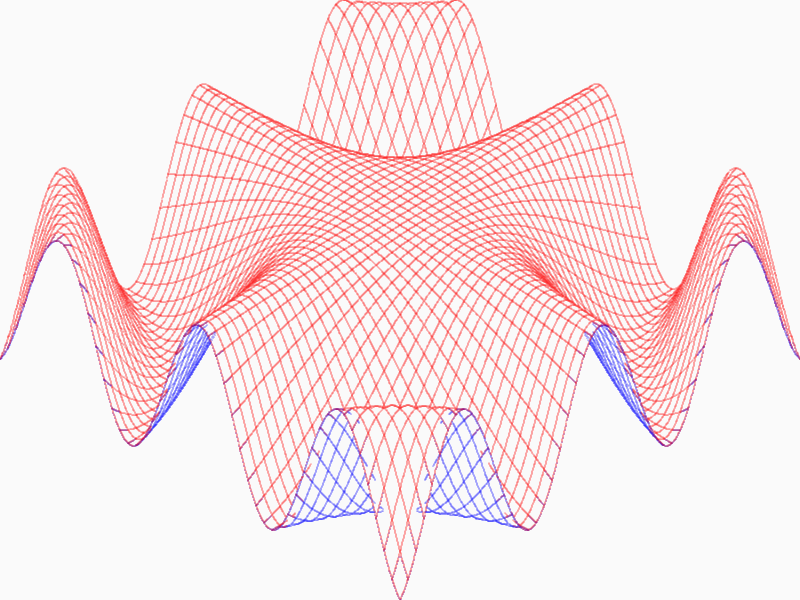
Frame 1 (no input)
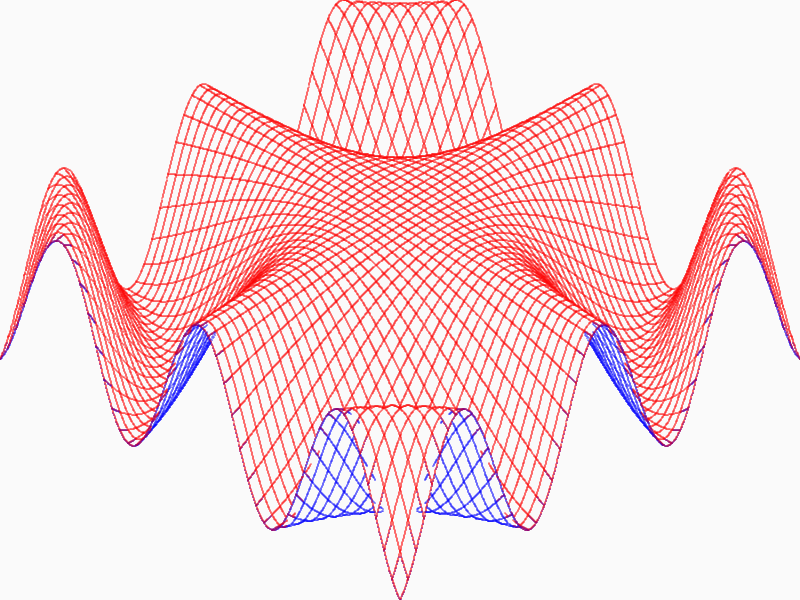
Frame 2 (the mouse pressed at the canvas centre, redrawn once)

The p5.js sketch that drew these frames (run headless with seeded random() and noise() and a simulated clock; the mouse was pressed at the canvas centre and the sketch redrawn once):

// p5.js sketch
// ── sketch.js
const func = (x, y) => cos(x*y);
// const func = (x, y) => x**2-y**2;
// const func = (x, y) => (cos(x*y))**2 + (sin(x*y))**2;
// const func = (x, y) => sin(sqrt(x*x+y*y));

const coordX = (x, y, z) => (y-x)*sqrt(3)/2;
const coordY = (x, y, z) => (x+y)/2-z;

function setup() {
	mx = 800
	my = 600
	createCanvas(mx, my)
	background(250)
	n=50
	minx=10000 
	maxx=-minx
  	miny=minx
   	maxy=maxx
   	x1=-3
   	x2=3
   	y1=-3
   	y2=3
   	t = []
   	b=[]
   	m=mx*2
}

function draw() {
	noLoop()

	for (var i=0; i <= n; i++) {
		x = x2+i*(x1-x2)/n
		for (var j=0; j<=n; j++) {
			y = y2+j*(y1-y2)/n
			z = func(x,y)
			xx = coordX(x,y,z)
			yy = coordY(x,y,z)
			if (xx > maxx) maxx=xx 
			if (yy > maxy) maxy=yy 
			if (xx < minx) minx=xx 
			if (yy < miny) miny=yy 
		}
	}

	t = []
   	b = []
	for (var i=0; i<=mx; ++i) {
		t.push(my)
		b.push(0)
	}

	for (var i=0; i<=n; ++i) {
		x = x2+i*(x1-x2)/n
		for (var j=0; j<=m; j++) {
			y = y2+j*(y1-y2)/m
			z = func(x,y)
			xx = coordX(x,y,z)
			yy = coordY(x,y,z)

			xx=round((xx-minx)/(maxx-minx)*mx)
			yy=round((yy-miny)/(maxy-miny)*my)
		   	
			if (yy > b[xx]) {
				stroke('blue');
				point(xx, yy)
				b[xx] = yy
			}

			if (yy < t[xx]) {
				stroke('red');
				point(xx, yy)
				t[xx] = yy
			}
		}
	}

	t = []
   	b = []
	for (var i=0; i<=mx; ++i) {
		t.push(my)
		b.push(0)
	}

	for (var i=0; i<=n; ++i) {
		y = y2+i*(y1-y2)/n
		for (var j=0; j<=m; j++) {
			x = x2+j*(x1-x2)/m
			z = func(x,y)
			xx = coordX(x,y,z)
			yy = coordY(x,y,z)

			xx=round((xx-minx)/(maxx-minx)*mx)
			yy=round((yy-miny)/(maxy-miny)*my)
		   	
			if (yy > b[xx]) {
				stroke('blue');
				point(xx, yy)
				b[xx] = yy
			}

			if (yy < t[xx]) {
				stroke('red');
				point(xx, yy)
				t[xx] = yy
			}
		}
	}
}
